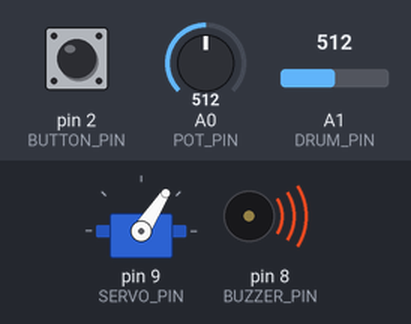
A sketch run on a simulated Arduino Uno, built with avr-gcc and run on an emulated ATmega328P. On the bench: servo, buzzer (waves = sounding). The inputs (shaded band) are chosen by the test bench; at power-on: A0 (POT_PIN) = 512, A1 (DRUM_PIN) = 512, pin 2 (BUTTON_PIN) HIGH.

Above: at 1.2 s.
1.3 s: A0 (POT_PIN) set to 716
At 1.67 s:
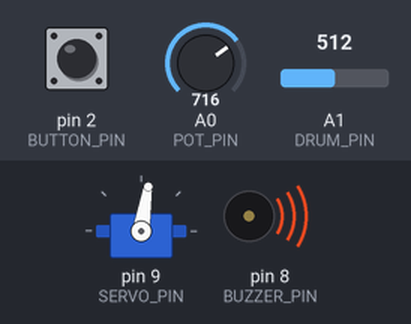
4.3 s: A1 (DRUM_PIN) set to 716
At 4.46 s:
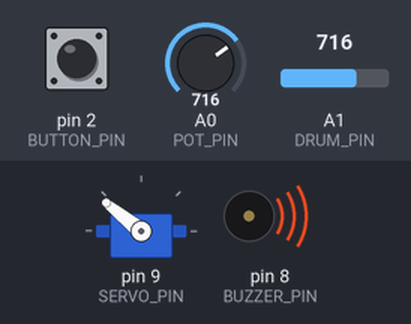
7.3 s: A0 (POT_PIN) set to 1023
At 7.54 s:
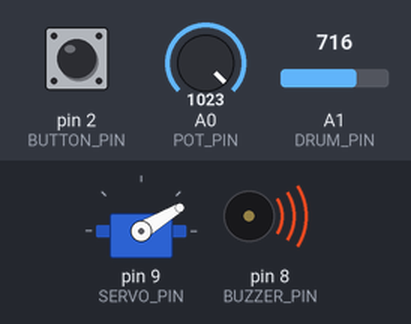
10.3 s: pin 2 (BUTTON_PIN) pulled LOW for 0.15 s
At 10.45 s:
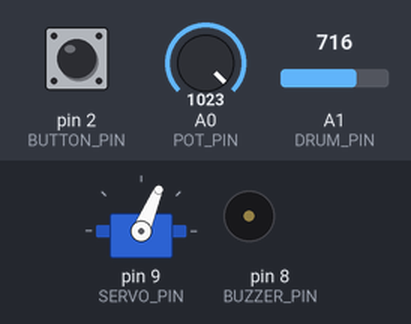
13.4 s: A1 (DRUM_PIN) set to 900
16.4 s: pin 2 (BUTTON_PIN) pulled LOW for 1 s
Timing chart, 0 to 26.4 s (numbered marks = the images above; inputs shaded):
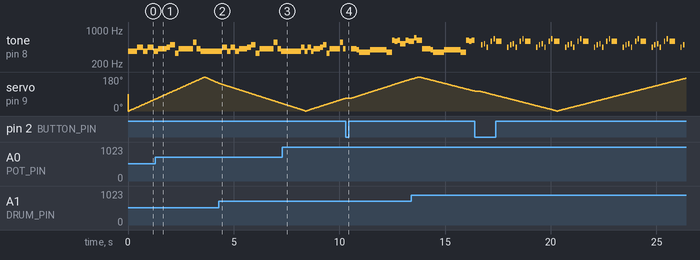

Measured:
- by itself, tone on pin 8 (BUZZER_PIN): repeats every 1.4 s: 494 Hz 0.06 s, silent 0.07 s, 523 Hz 0.06 s, silent 0.07 s, 440 Hz 0.06 s, silent 0.13 s, 587 Hz 0.07 s, silent 0.06 s, 659 Hz 0.07 s, silent 0.07 s, 587 Hz 0.26 s, silent 0.26 s, 440 Hz 0.06 s, silent 0.07 s

The sketch:

nyuad_dj.ino
```cpp
#include "pitches.h"
#include <Servo.h>

#define BUZZER_PIN 8
#define SERVO_PIN 9
#define POT_PIN A0    //controlling melody speed
#define DRUM_PIN A1   //controlling servo speed
#define BUTTON_PIN 2  //button for changing songs

Servo myservo;

//songs will be either 0, 1, or 2
int currentSong = 0;
bool buttonPressed = false;

//variables for melody
int noteIndex = 0;
unsigned long noteStartTime = 0;
unsigned long noteDuration = 0;
bool isPlaying = false;

//variables for servo
int servoPos = 0;
int servoStep = 1;
unsigned long lastServoUpdate = 0;
float servoDelay = 15;

//First song
int melody1[] = {
  NOTE_FS4, NOTE_FS4, NOTE_A4, NOTE_FS4, NOTE_A4,
  NOTE_FS4, NOTE_GS4, NOTE_GS4, NOTE_GS4, NOTE_A4, NOTE_B4,
  NOTE_E4, NOTE_GS4, NOTE_CS5, NOTE_GS4, NOTE_FS4
};
int durations1[] = {
  4, 4, 3, 4, 3, 4, 3, 8, 8, 4, 3, 4, 1, 4, 4, 1
};

//Second song
int melody2[] = {
  NOTE_GS4, NOTE_GS4, NOTE_GS4, NOTE_G4, NOTE_F4, NOTE_F4, NOTE_F4, NOTE_F4,
  NOTE_G4, NOTE_G4, NOTE_G4, NOTE_G4, NOTE_G4, NOTE_G4, NOTE_F4, NOTE_F4,
  NOTE_DS5, NOTE_D5, NOTE_DS5, NOTE_C5, NOTE_DS5, NOTE_D5, NOTE_F5, NOTE_DS5
};
int durations2[] = {
  4, 4, 4, 4, 4, 4, 4, 4,
  4, 4, 4, 4, 4, 4, 4, 4,
  4, 4, 4, 2, 4, 2, 4, 2
};

//Third song
int melody3[] = {
  NOTE_A4, REST, NOTE_B4, REST, NOTE_C5, REST, NOTE_A4, REST,
  NOTE_D5, REST, NOTE_E5, REST, NOTE_D5, REST
};
int durations3[] = {
  8, 8, 8, 8, 8, 8, 8, 4,
  8, 8, 8, 8, 2, 2
};

//function to return a pointer to an integer array
int* getMelody() {
  switch (currentSong) {
    case 0: return melody1;
    case 1: return melody2;
    case 2: return melody3;
  }
  return melody1;
}

//function to return a pointer to the duration array
int* getDurations() {
  switch (currentSong) {
    case 0: return durations1;
    case 1: return durations2;
    case 2: return durations3;
  }
  return durations1;
}

//function to get the size of the song to know how many notes are in the current melody
int getSongSize() {
  switch (currentSong) {
    case 0: return sizeof(durations1) / sizeof(int);
    case 1: return sizeof(durations2) / sizeof(int);
    case 2: return sizeof(durations3) / sizeof(int);
  }
  return sizeof(durations1) / sizeof(int);
}

void setup() {
  pinMode(BUZZER_PIN, OUTPUT);
  //button pressed mean LOW
  pinMode(BUTTON_PIN, INPUT_PULLUP);
  myservo.attach(SERVO_PIN);
}

void loop() {
  //get the current time
  unsigned long currentTime = millis();
  //load the data of the current song
  int* melody = getMelody();
  int* durations = getDurations();
  int size = getSongSize();

  //read potentiometer
  int potValue = analogRead(POT_PIN);
  int drumValue = analogRead(DRUM_PIN);

  //melody
  int tempoFactor = map(potValue, 0, 1023, 500, 2500);

  //the speed of the servo sweep
  servoDelay = map(drumValue, 0, 1023, 1, 40);
  if (servoDelay > 39) servoDelay = 0;

  //switches songs if the button is pressed
  if (digitalRead(BUTTON_PIN) == LOW && !buttonPressed) {
    //set the buttonPressed to true
    buttonPressed = true;
    //choose the next song
    currentSong = (currentSong + 1) % 3;
    //start playing the song from the beginning
    noteIndex = 0;
    isPlaying = false;
    noTone(BUZZER_PIN);
    delay(250);
  } else if (digitalRead(BUTTON_PIN) == HIGH) {
    //set buttonPressed to false
    buttonPressed = false;
  }

  //Use non-blocking to not affect the rest of the program
  if (currentTime - lastServoUpdate >= servoDelay) { //if servoDelay mills has passed
    lastServoUpdate = currentTime;
    //Change the angle of the servo by servoPos
    myservo.write(servoPos);
    servoPos += servoStep;
    //Start decrementing if servo reaches 0 or 180 degrees
    if (servoPos >= 180 || servoPos <= 0) servoStep = -servoStep;
  }

  //Use non-blocking
  //Start playing the next song if I am not currently playing a melody and there are still notes left
  if (!isPlaying && noteIndex < size) {
    //convert the note into milliseonds to get the duration of the melody
    int baseDuration = 1000 / durations[noteIndex];
    //control the speed of the melody based on the knob
    noteDuration = (baseDuration * 1.30) * (1000.0 / tempoFactor); //smaller tempoFactor, faster melody plays
    //play the melody on the buzzer pin for baseDuration
    tone(BUZZER_PIN, melody[noteIndex], baseDuration);
    //save the current time to measure how long the note has been playing
    noteStartTime = currentTime;
    isPlaying = true;
  }

  //if the note is playing and the time since it started has reached the duration
  if (isPlaying && (currentTime - noteStartTime >= noteDuration)) {
    noTone(BUZZER_PIN);
    //move to the next note
    noteIndex++;
    isPlaying = false;
  }

  //replay the melody when it is finished
  if (noteIndex >= size) {
    noteIndex = 0;
  }
}
```

pitches.h
```cpp
/*************************************************
   Public Constants
 *************************************************/

#define REST 0
#define NOTE_B0 31
#define NOTE_C1 33
#define NOTE_CS1 35
#define NOTE_D1 37
#define NOTE_DS1 39
#define NOTE_E1 41
#define NOTE_F1 44
#define NOTE_FS1 46
#define NOTE_G1 49
#define NOTE_GS1 52
#define NOTE_A1 55
#define NOTE_AS1 58
#define NOTE_B1 62
#define NOTE_C2 65
#define NOTE_CS2 69
#define NOTE_D2 73
#define NOTE_DS2 78
#define NOTE_E2 82
#define NOTE_F2 87
#define NOTE_FS2 93
#define NOTE_G2 98
#define NOTE_GS2 104
#define NOTE_A2 110
#define NOTE_AS2 117
#define NOTE_B2 123
#define NOTE_C3 131
#define NOTE_CS3 139
#define NOTE_D3 147
#define NOTE_DS3 156
#define NOTE_E3 165
#define NOTE_F3 175
#define NOTE_FS3 185
#define NOTE_G3 196
#define NOTE_GS3 208
#define NOTE_A3 220
#define NOTE_AS3 233
#define NOTE_B3 247
#define NOTE_C4 262
#define NOTE_CS4 277
#define NOTE_D4 294
#define NOTE_DS4 311
#define NOTE_E4 330
#define NOTE_F4 349
#define NOTE_FS4 370
#define NOTE_G4 392
#define NOTE_GS4 415
#define NOTE_A4 440
#define NOTE_AS4 466
#define NOTE_B4 494
#define NOTE_C5 523
#define NOTE_CS5 554
#define NOTE_D5 587
#define NOTE_DS5 622
#define NOTE_E5 659
#define NOTE_F5 698
#define NOTE_FS5 740
#define NOTE_G5 784
#define NOTE_GS5 831
#define NOTE_A5 880
#define NOTE_AS5 932
#define NOTE_B5 988
#define NOTE_C6 1047
#define NOTE_CS6 1109
#define NOTE_D6 1175
#define NOTE_DS6 1245
#define NOTE_E6 1319
#define NOTE_F6 1397
#define NOTE_FS6 1480
#define NOTE_G6 1568
#define NOTE_GS6 1661
#define NOTE_A6 1760
#define NOTE_AS6 1865
#define NOTE_B6 1976
#define NOTE_C7 2093
#define NOTE_CS7 2217
#define NOTE_D7 2349
#define NOTE_DS7 2489
#define NOTE_E7 2637
#define NOTE_F7 2794
#define NOTE_FS7 2960
#define NOTE_G7 3136
#define NOTE_GS7 3322
#define NOTE_A7 3520
#define NOTE_AS7 3729
#define NOTE_B7 3951
#define NOTE_C8 4186
#define NOTE_CS8 4435
#define NOTE_D8 4699
#define NOTE_DS8 4978
```
